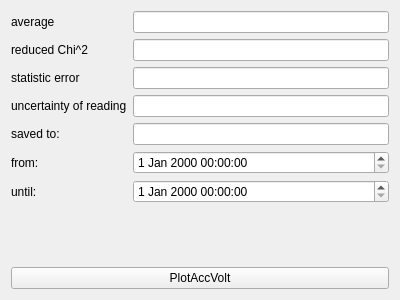
<?xml version="1.0" encoding="UTF-8"?>
<ui version="4.0">
 <class>AccVolt</class>
 <widget class="QWidget" name="AccVolt">
  <property name="geometry">
   <rect>
    <x>0</x>
    <y>0</y>
    <width>400</width>
    <height>300</height>
   </rect>
  </property>
  <property name="windowTitle">
   <string>Form</string>
  </property>
  <layout class="QVBoxLayout" name="verticalLayout">
   <item>
    <layout class="QFormLayout" name="formLayout">
     <item row="0" column="0">
      <widget class="QLabel" name="label">
       <property name="text">
        <string>average</string>
       </property>
      </widget>
     </item>
     <item row="0" column="1">
      <widget class="QLineEdit" name="lineEdit_avg">
       <property name="locale">
        <locale language="English" country="UnitedStates"/>
       </property>
      </widget>
     </item>
     <item row="1" column="0">
      <widget class="QLabel" name="label_2">
       <property name="text">
        <string>reduced Chi^2</string>
       </property>
      </widget>
     </item>
     <item row="1" column="1">
      <widget class="QLineEdit" name="lineEdit_rChi2">
       <property name="locale">
        <locale language="English" country="UnitedStates"/>
       </property>
      </widget>
     </item>
     <item row="2" column="0">
      <widget class="QLabel" name="label_3">
       <property name="text">
        <string>statistic error</string>
       </property>
      </widget>
     </item>
     <item row="2" column="1">
      <widget class="QLineEdit" name="lineEdit_statErr">
       <property name="locale">
        <locale language="English" country="UnitedStates"/>
       </property>
      </widget>
     </item>
     <item row="3" column="0">
      <widget class="QLabel" name="label_4">
       <property name="text">
        <string>uncertainty of reading</string>
       </property>
      </widget>
     </item>
     <item row="3" column="1">
      <widget class="QLineEdit" name="lineEdit_readErr">
       <property name="locale">
        <locale language="English" country="UnitedStates"/>
       </property>
      </widget>
     </item>
     <item row="4" column="0">
      <widget class="QLabel" name="label_5">
       <property name="text">
        <string>saved to:</string>
       </property>
      </widget>
     </item>
     <item row="4" column="1">
      <widget class="QLineEdit" name="lineEdit_savedto"/>
     </item>
     <item row="5" column="1">
      <widget class="QDateTimeEdit" name="dateTimeEdit_start"/>
     </item>
     <item row="5" column="0">
      <widget class="QLabel" name="label_6">
       <property name="text">
        <string>from:</string>
       </property>
      </widget>
     </item>
     <item row="6" column="0">
      <widget class="QLabel" name="label_7">
       <property name="text">
        <string>until:</string>
       </property>
      </widget>
     </item>
     <item row="6" column="1">
      <widget class="QDateTimeEdit" name="dateTimeEdit_end"/>
     </item>
    </layout>
   </item>
   <item>
    <widget class="QPushButton" name="pushButton">
     <property name="text">
      <string>PlotAccVolt</string>
     </property>
    </widget>
   </item>
  </layout>
 </widget>
 <resources/>
 <connections/>
</ui>
